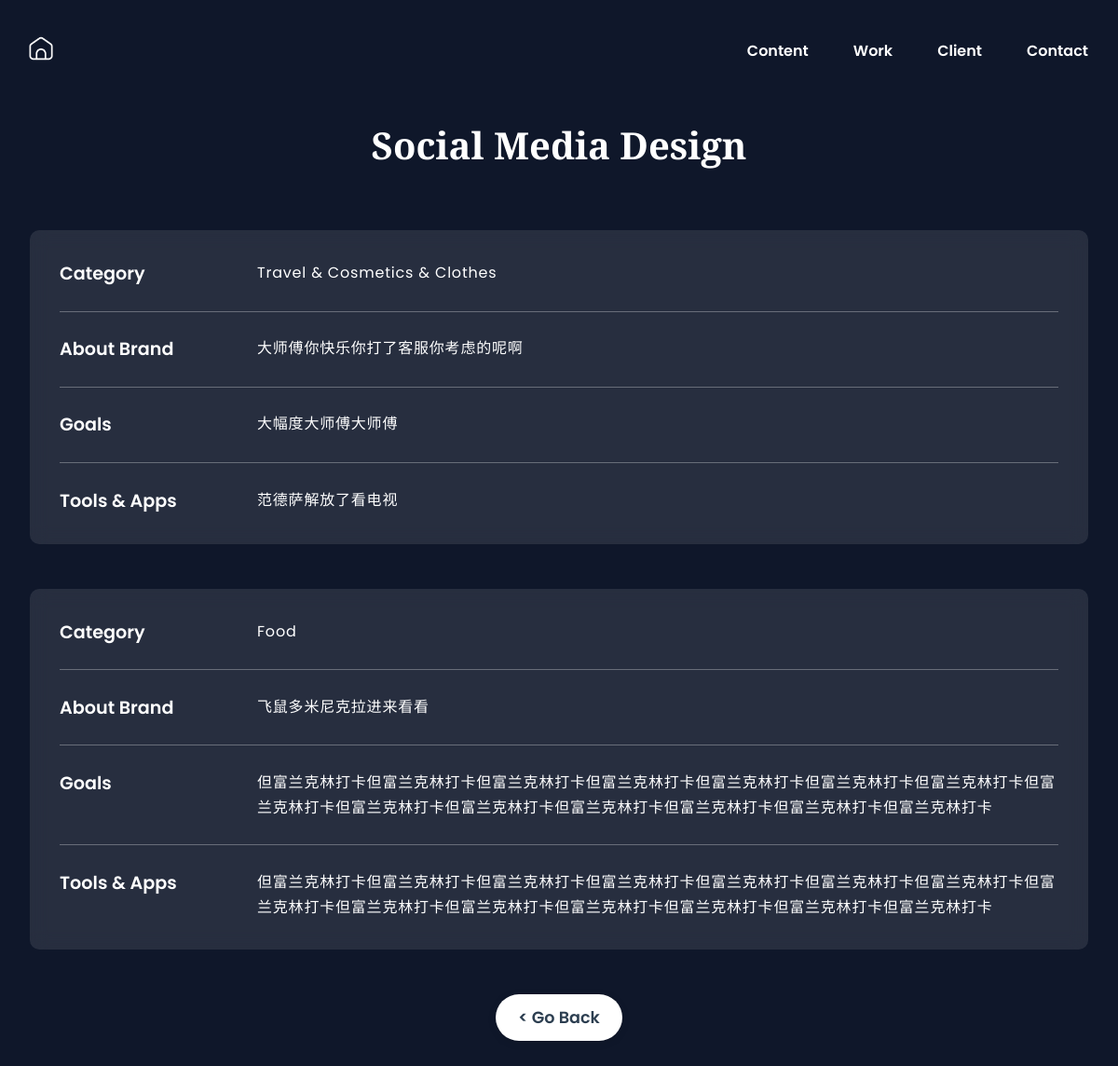
Page /social-media/1 on the earlier database version.
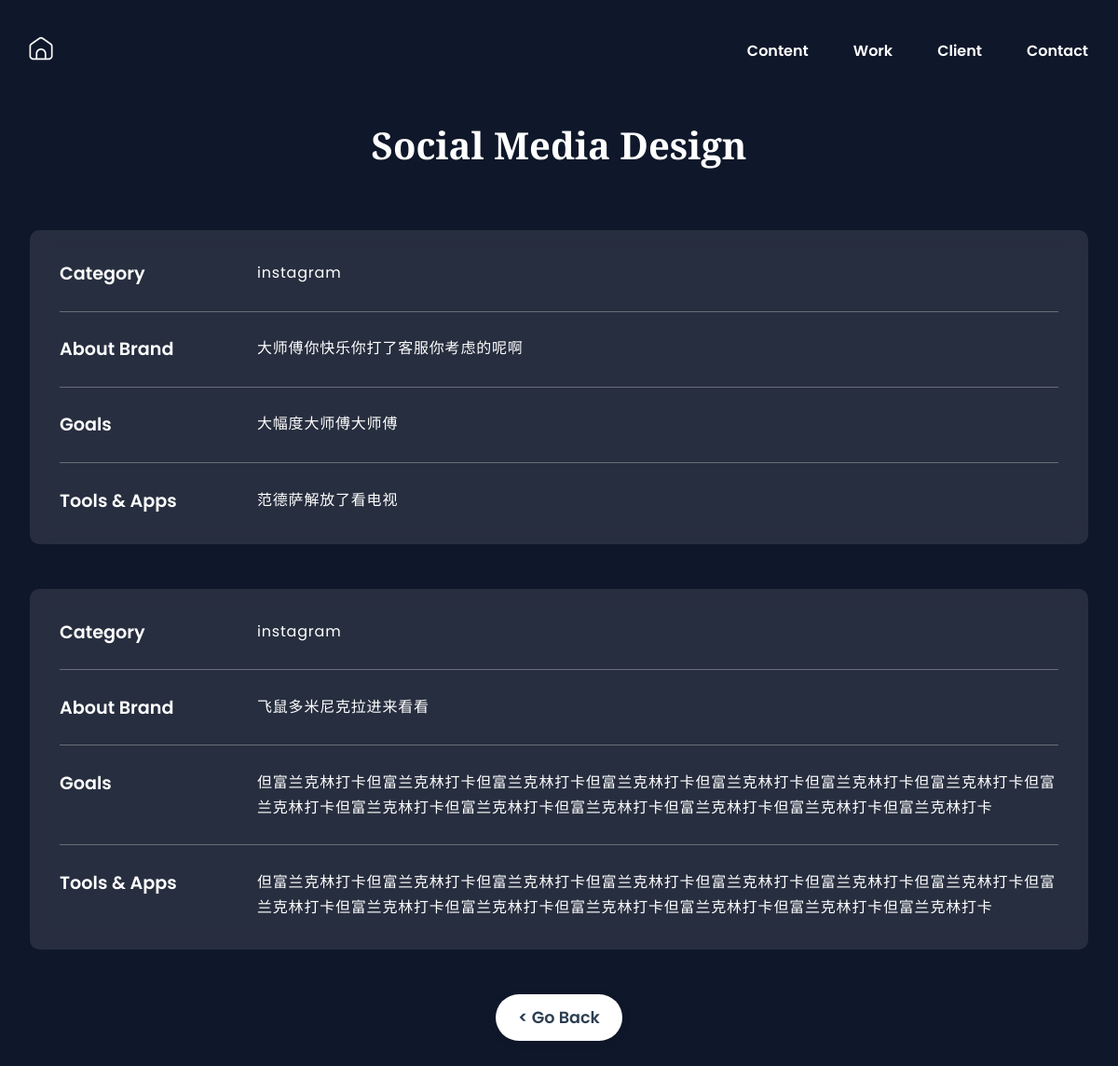
Same page on the later database version.
### portfolioapp/models.py (models this page shows, shortened)
class SocialMediaPost(models.Model):
    title = models.CharField(max_length=128)  # 项目标题
    category = models.CharField(max_length=128, blank=True, help_text="项目分类")  # Force redeploy
    preview_image = models.ImageField(
        upload_to='images/social_media/preview/',
        blank=True,
        help_text="主页预览卡片图片"
    )
    image = models.ImageField(
        upload_to='images/social_media/',
        blank=True,
        help_text="项目展示图片"
    )
    about = models.TextField(blank=True, help_text="About 部分的文字介绍")
    goals = models.TextField(blank=True, help_text="Goals 部分的文字介绍")
    tools = models.TextField(blank=True, help_text="Tools & Software 部分的文字介绍")
    date_posted = models.DateTimeField(auto_now_add=True, null=True)
    order = models.IntegerField(default=0)
    class Meta:
        ordering = ['order']
        verbose_name = 'Social Media Design'
        verbose_name_plural = 'Social Media Design'

### portfolioapp/views.py (the view)
def social_media_detail(request, social_media_id):
    social_media_post = get_object_or_404(SocialMediaPost, id=social_media_id)
    all_social_media_posts = SocialMediaPost.objects.all()
    return render(request, 'portfolioapp/social_media_detail.html', {
        'social_media_post': social_media_post,
        'all_social_media_posts': all_social_media_posts
    })

### portfolioapp/templates/portfolioapp/social_media_detail.html (shortened to what this page needs)
{% load static %}
<!DOCTYPE html>
<html lang="en">
  <head>
    <link
      rel="stylesheet"
      type="text/css"
      href="{% static 'css/styles.css' %}"
    />
  </head>
  <body class="social-media-detail">
    <header>
      <nav class="navbar">
        <div class="logo">
          <a href="{% url 'home' %}"
            ><img src="{% static 'images/home.png' %}" alt="home logo"
          /></a>
        </div>
        <div class="nav-right">
          <ul class="nav-links">
            <li><a href="{% url 'home' %}#table-of-content">Content</a></li>
            <li><a href="{% url 'home' %}#previous-role">Work</a></li>
            <li><a href="{% url 'home' %}#client-experience">Client</a></li>
            <li><a href="{% url 'home' %}#contact">Contact</a></li>
          </ul>
        </div>
      </nav>
    </header>
    <div class="container">
      <section class="portfolio">
        <h1 class="page-title">
          Social Media Design
        </h1>
        <div class="portfolio-detail">
          {% if all_social_media_posts %}
          <div class="social-media-projects">
            {% for post in all_social_media_posts %}
            <div class="project-container">
              {% if post.category or post.about or post.goals or post.tools or post.image %}
              <div class="content-container">
                {% if post.category %}
                <div class="content-row">
                  <h4>Category</h4>
                  <p>{{ post.category }}</p>
                </div>
                {% endif %}
                {% if post.about %}
                <div class="content-row">
                  <h4>About Brand</h4>
                  <p>{{ post.about }}</p>
                </div>
                {% endif %}
                {% if post.goals %}
                <div class="content-row">
                  <h4>Goals</h4>
                  <p>{{ post.goals }}</p>
                </div>
                {% endif %}
                {% if post.tools %}
                <div class="content-row">
                  <h4>Tools & Apps</h4>
                  <p>{{ post.tools }}</p>
                </div>
                {% endif %}
              </div>
              {% endif %}
            </div>
            {% endfor %}
          </div>
          {% endif %}
          <div class="go-back-container">
            <a
              href="{% url 'home' %}#social-media"
              class="go-back-btn"
            >
              < Go Back
            </a>
          </div>
        </div>
      </section>
    </div>
  </body>
</html>

### static/css/styles.css (style rules this page uses)
* { margin: 0; padding: 0; box-sizing: border-box; }
html, body { background-color: #0f172a; min-height: 100%; image-rendering: -webkit-optimize-contrast; image-rendering: crisp-edges; }
body { overflow-x: hidden; }
img { max-width: 100%; height: auto; loading: lazy; image-rendering: -webkit-optimize-contrast; image-rendering: crisp-edges; will-change: transform; }
.container { max-width: 1200px; margin-inline: auto; padding: 0 2rem; }
.portfolio, .previous-role { scroll-margin-top: 100px; }
h1, h2 { font-family: "Libre Baskerville", serif; }
p, .nav-links li { font-family: "Poppins", sans-serif; }
.navbar { display: flex; justify-content: space-between; align-items: center; z-index: 1000; position: fixed; top: 0; left: 0; right: 0; max-width: 1200px; margin-inline: auto; padding-top: 2rem; padding: 2rem 2rem; }
.logo img { width: 3rem; margin-left: -0.5rem; position: relative; transition: transform 0.3s ease; }
.logo a { text-decoration: none; }
.nav-right { display: flex; align-items: center; margin-left: auto; }
.nav-links { display: flex; list-style: none; position: relative; gap: 3rem; }
.nav-links a { font-weight: 600; color: white; text-decoration: none; position: relative; }
.nav-links a::after { content: ""; position: absolute; left: 0; right: 0; bottom: -6px; height: 2px; background-color: white; transform: scaleX(0); transition: transform 0.2s ease; }
.portfolio p, .previous-role p, .client-experience p, .contact p, .table-of-content p { font-size: 1.2rem; color: #8297bd; margin: 1rem 0; display: block; }
.portfolio-detail p { width: 100% !important; margin: 0 !important; }
.content-container { background: rgba(255, 255, 255, 0.1); backdrop-filter: blur(10px); border-radius: 10px; padding: 2rem; margin-top: 3rem; gap: 1.6rem; min-height: 120px; position: relative; display: flex; flex-direction: column; align-items: flex-start; color: white; }
.content-row { display: flex; gap: 2rem; align-items: flex-start; padding-bottom: 1.6rem; width: 100%; position: relative; border-bottom: 1px solid rgba(255, 255, 255, 0.3); box-sizing: border-box; }
.content-row:last-child { margin-bottom: 0; padding-bottom: 0; border-bottom: none; }
.content-row h4 { flex: 0 0 120px; margin: 0; font-size: 1.2rem; font-weight: 600; color: white; min-width: 180px; font-family: "Poppins", sans-serif; }
.content-row p { flex: 1; font-size: 1rem; line-height: 1.7; color: white; text-align: left; letter-spacing: 0.8px; }
.portfolio { margin: 8rem 0; }
html { scroll-behavior: smooth; }
.social-media-detail .portfolio { margin-top: 8rem; }
.social-media-detail .page-title { text-align: center; margin-bottom: 1rem; color: white; font-size: 2.5rem; font-weight: 700; }
.social-media-detail .social-media-projects { display: grid; max-width: 1200px; margin: 0 auto; }
.social-media-detail .go-back-container { text-align: center; margin-top: 3rem; }
.social-media-detail .go-back-btn { display: inline-block; background-color: white; color: #2c3e50; padding: 12px 24px; border-radius: 25px; text-decoration: none; font-weight: 600; font-size: 1.1rem; font-family: "Poppins", sans-serif; transition: all 0.3s ease; box-shadow: 0 2px 10px rgba(0, 0, 0, 0.1); }

Differences in the rows shown:
changed SocialMediaPost "大师傅你快乐你打了客服你考虑的呢啊": category "Travel & Cosmetics & Clothes" → "instagram"
changed SocialMediaPost "飞鼠多米尼克拉进来看看": category "Food" → "instagram"
